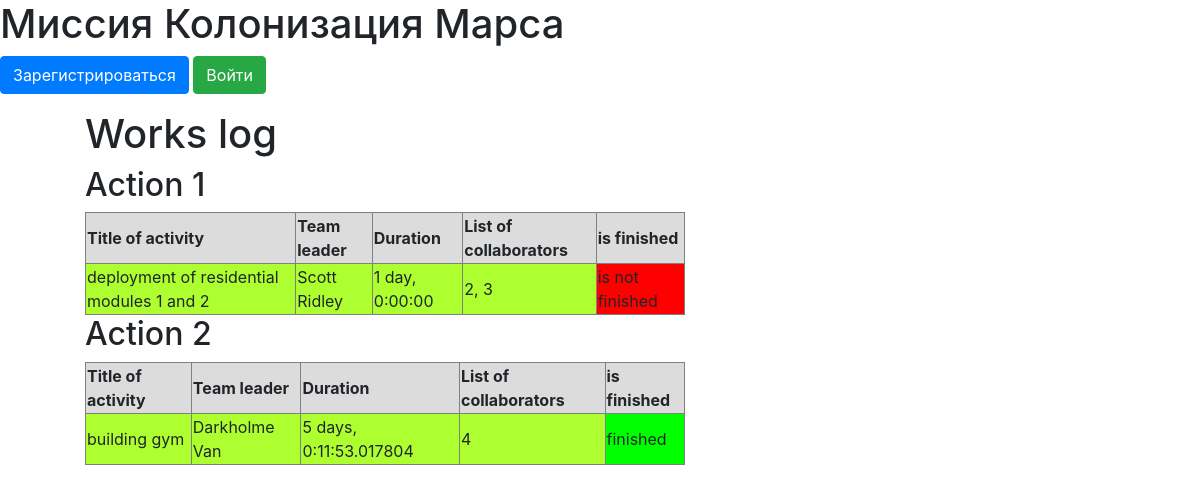
Before: / with the older database file.
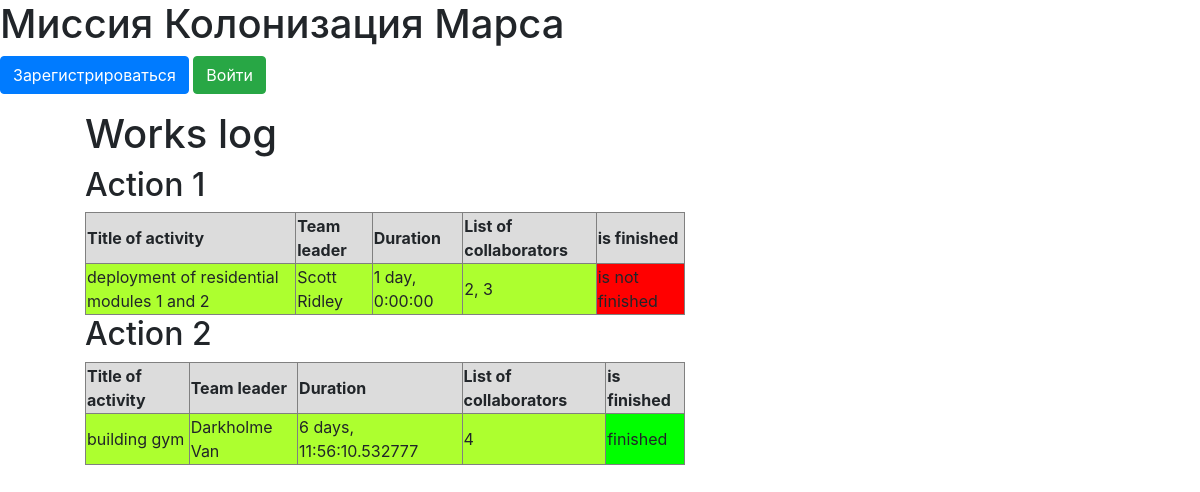
After: the same page with the newer database file.
### data/jobs.py (models this page shows)
class Jobs(SqlAlchemyBase):
    __tablename__ = 'jobs'
    id = sqlalchemy.Column(sqlalchemy.Integer,
                           primary_key=True, autoincrement=True)
    job = sqlalchemy.Column(sqlalchemy.String, nullable=True)
    work_size = sqlalchemy.Column(sqlalchemy.Integer)
    collaborators = sqlalchemy.Column(sqlalchemy.String)
    start_date = sqlalchemy.Column(sqlalchemy.DateTime)
    end_date = sqlalchemy.Column(sqlalchemy.DateTime)
    is_finished = sqlalchemy.Column(sqlalchemy.Boolean)
    team_leader = sqlalchemy.Column(sqlalchemy.Integer,
                                    sqlalchemy.ForeignKey("users.id"))
    user = orm.relation('User')

### main.py (the view)
@app.route("/")
def index():
    db_sess = db_session.create_session()
    param = {"jobs": []}
    for el in db_sess.query(Jobs).all():
        job = {"id": el.id, "job": el.job, "team_leader": db_sess.query(User).filter(
            User.id == el.team_leader).first().surname + ' ' + db_sess.query(User).filter(
            User.id == el.team_leader).first().name, "collaborators": el.collaborators,
               "finished": el.is_finished, "duration": el.end_date - el.start_date, "t_l_id":
                   el.team_leader}
        param["jobs"].append(job)
    return render_template("action.html", **param)

### data/db_session.py (called while the page is built)
def create_session() -> Session:
    global __factory
    return __factory()

### templates/action.html (shortened to what this page needs)
{% extends "base.html" %}
{% block content %}
<ul>
    <h1>Works log</h1>
    {% for action in jobs %}
    <h2>Action {{ action["id"] }}</h2>
    <table>
        <tr>
            <th style="background-color:Gainsboro">Title of activity</th>
            <th style="background-color:Gainsboro">Team leader</th>
            <th style="background-color:Gainsboro">Duration</th>
            <th style="background-color:Gainsboro">List of collaborators</th>
            <th style="background-color:Gainsboro">is finished</th>
        </tr>
        <tr>
            <td style="background-color:GreenYellow">{{ action["job"] }}</td>
            <td style="background-color:GreenYellow">{{ action["team_leader"] }}</td>
            <td style="background-color:GreenYellow">{{ action["duration"] }}</td>
            <td style="background-color:GreenYellow">{{ action["collaborators"] }}</td>
            {% if action["finished"] == True %}
            <td style="background-color:Lime">finished</td>
            {% else %}
            <td style="background-color:Red">is not finished</td>
            {% endif %}
        </tr>
    </table>
    {% endfor %}
</ul>
{% endblock %}

### templates/base.html (shortened to what this page needs)
<!DOCTYPE html>
<html lang="en">
<head>
    <link rel="stylesheet"
          href="https://stackpath.bootstrapcdn.com/bootstrap/4.4.1/css/bootstrap.min.css"
>
    <link rel="stylesheet" type="text/css"
          href="{{ url_for('static', filename='css/style.css') }}"/>
</head>
<body>
<h1>Миссия Колонизация Марса</h1>
<nav>
    {% if current_user.is_authenticated %}
    <a class="navbar-brand" href="/logout">{{ current_user.name }}</a>
    {% else %}
    <p>
        <a class="btn btn-primary " href="/register">Зарегистрироваться</a>
        <a class="btn btn-success" href="/login">Войти</a>
    </p>
    {% endif %}
</nav>
<main role="main" class="container">
    {% block content %}{% endblock %}
</main>
</body>
</html>

### static/css/style.css (style rules this page uses)
table { border: 1px solid grey; }
th { border: 1px solid grey; }
td { border: 1px solid grey; }
table { width: 100%; }
table { width: 600px; }

Changed rows visible on the page:
changed Jobs "building gym": duration "5 days, 0:11:53.017804" → "6 days, 11:56:10.532777"
